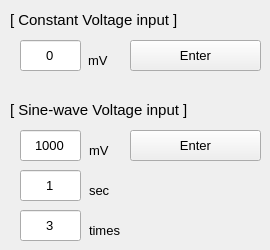
   <widget class="QWidget" name="tab_4">
    <attribute name="title">
     <string>Voltage Input</string>
    </attribute>
    <widget class="QLineEdit" name="LE_VOLTAGEINPUT_SINEWAVE_MAG">
     <property name="geometry">
      <rect>
       <x>20</x>
       <y>130</y>
       <width>61</width>
       <height>31</height>
      </rect>
     </property>
     <property name="font">
      <font>
       <pointsize>10</pointsize>
      </font>
     </property>
     <property name="text">
      <string>1000</string>
     </property>
     <property name="alignment">
      <set>Qt::AlignCenter</set>
     </property>
    </widget>
    <widget class="QPushButton" name="BTN_VOLTAGEINPUT_SINEWAVE_GO">
     <property name="enabled">
      <bool>true</bool>
     </property>
     <property name="geometry">
      <rect>
       <x>130</x>
       <y>130</y>
       <width>131</width>
       <height>31</height>
      </rect>
     </property>
     <property name="font">
      <font>
       <pointsize>10</pointsize>
      </font>
     </property>
     <property name="text">
      <string>Enter</string>
     </property>
    </widget>
    <widget class="QLineEdit" name="LE_VOLTAGEINPUT_CONSTANT_VALUE">
     <property name="geometry">
      <rect>
       <x>20</x>
       <y>40</y>
       <width>61</width>
       <height>31</height>
      </rect>
     </property>
     <property name="font">
      <font>
       <pointsize>10</pointsize>
      </font>
     </property>
     <property name="text">
      <string>0</string>
     </property>
     <property name="alignment">
      <set>Qt::AlignCenter</set>
     </property>
    </widget>
    <widget class="QPushButton" name="BTN_VOLTAGEINPUT_CONSTANT_GO">
     <property name="enabled">
      <bool>true</bool>
     </property>
     <property name="geometry">
      <rect>
       <x>130</x>
       <y>40</y>
       <width>131</width>
       <height>31</height>
      </rect>
     </property>
     <property name="font">
      <font>
       <pointsize>10</pointsize>
      </font>
     </property>
     <property name="text">
      <string>Enter</string>
     </property>
    </widget>
    <widget class="QLabel" name="label_68">
     <property name="geometry">
      <rect>
       <x>10</x>
       <y>10</y>
       <width>241</width>
       <height>20</height>
      </rect>
     </property>
     <property name="font">
      <font>
       <pointsize>11</pointsize>
      </font>
     </property>
     <property name="text">
      <string>[ Constant Voltage input ]</string>
     </property>
    </widget>
    <widget class="QLabel" name="label_69">
     <property name="geometry">
      <rect>
       <x>88</x>
       <y>50</y>
       <width>31</width>
       <height>20</height>
      </rect>
     </property>
     <property name="font">
      <font>
       <pointsize>10</pointsize>
      </font>
     </property>
     <property name="text">
      <string>mV</string>
     </property>
    </widget>
    <widget class="QLabel" name="label_72">
     <property name="geometry">
      <rect>
       <x>10</x>
       <y>100</y>
       <width>221</width>
       <height>20</height>
      </rect>
     </property>
     <property name="font">
      <font>
       <pointsize>11</pointsize>
      </font>
     </property>
     <property name="text">
      <string>[ Sine-wave Voltage input ]</string>
     </property>
    </widget>
    <widget class="QLabel" name="label_73">
     <property name="geometry">
      <rect>
       <x>89</x>
       <y>140</y>
       <width>31</width>
       <height>20</height>
      </rect>
     </property>
     <property name="font">
      <font>
       <pointsize>10</pointsize>
      </font>
     </property>
     <property name="text">
      <string>mV</string>
     </property>
    </widget>
    <widget class="QLineEdit" name="LE_VOLTAGEINPUT_SINEWAVE_PER">
     <property name="geometry">
      <rect>
       <x>20</x>
       <y>170</y>
       <width>61</width>
       <height>31</height>
      </rect>
     </property>
     <property name="font">
      <font>
       <pointsize>10</pointsize>
      </font>
     </property>
     <property name="text">
      <string>1</string>
     </property>
     <property name="alignment">
      <set>Qt::AlignCenter</set>
     </property>
    </widget>
    <widget class="QLabel" name="label_76">
     <property name="geometry">
      <rect>
       <x>89</x>
       <y>180</y>
       <width>41</width>
       <height>20</height>
      </rect>
     </property>
     <property name="font">
      <font>
       <pointsize>10</pointsize>
      </font>
     </property>
     <property name="text">
      <string>sec</string>
     </property>
    </widget>
    <widget class="QLineEdit" name="LE_VOLTAGEINPUT_SINEWAVE_NUM">
     <property name="geometry">
      <rect>
       <x>20</x>
       <y>210</y>
       <width>61</width>
       <height>31</height>
      </rect>
     </property>
     <property name="font">
      <font>
       <pointsize>10</pointsize>
      </font>
     </property>
     <property name="text">
      <string>3</string>
     </property>
     <property name="alignment">
      <set>Qt::AlignCenter</set>
     </property>
    </widget>
    <widget class="QLabel" name="label_77">
     <property name="geometry">
      <rect>
       <x>89</x>
       <y>220</y>
       <width>41</width>
       <height>20</height>
      </rect>
     </property>
     <property name="font">
      <font>
       <pointsize>10</pointsize>
      </font>
     </property>
     <property name="text">
      <string>times</string>
     </property>
    </widget>
   </widget>
